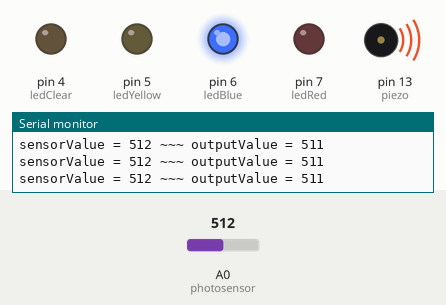
Simulated run of this sketch. Board: Arduino Uno, built with avr-gcc and run on an emulated ATmega328P. Shown: output pins drawn as LEDs (lit = HIGH), buzzer (waves = sounding), the last lines printed to the serial monitor. The test bench sets the inputs (shaded band); at power-on: A0 (photosensor) = 512.

Above: at 1.2 s.
1.3 s: A0 (photosensor) set to 0
At 2.5 s:
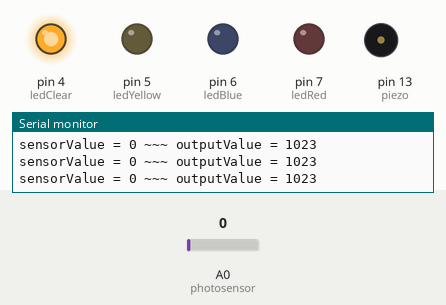
2.8 s: A0 (photosensor) set to 307
4.3 s: A0 (photosensor) set to 330
At 4.9 s:
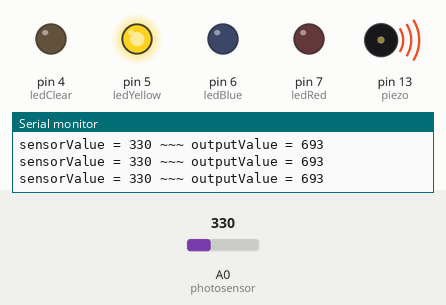
5.8 s: A0 (photosensor) set to 610
At 6.9 s:
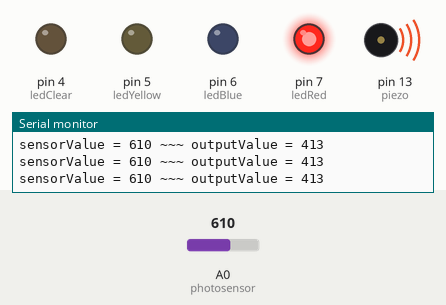
7.3 s: A0 (photosensor) set to 707
At 8.4 s:
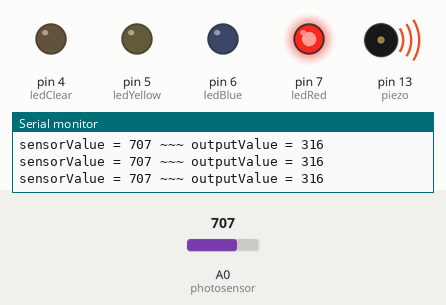
10.3 s: A0 (photosensor) set to 734
At 11.8 s:
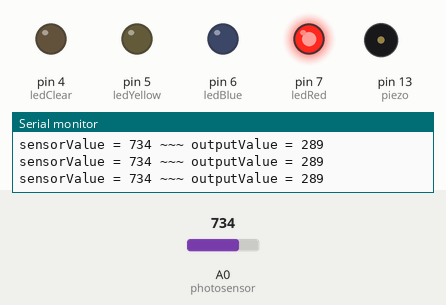
Timing chart, 0 to 13.3 s (numbered marks = the images above; inputs shaded):
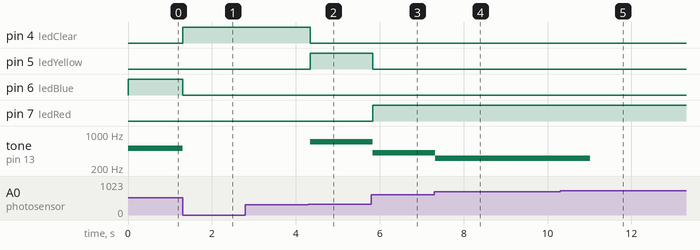

Measured:
- the behaviour switches between 323 and 324 on A0 (photosensor) (found by bisection; images 1 and 2)
- the behaviour switches between 722 and 723 on A0 (photosensor) (found by bisection; images 4 and 5)
- after the input at 1.3 s, pin 4 (ledClear): LOW → HIGH at once; pin 6 (ledBlue): HIGH → LOW at once; tone on pin 13 (piezo): 511 Hz → silent at once
- after the input at 4.3 s, pin 4 (ledClear): HIGH → LOW at once; pin 5 (ledYellow): LOW → HIGH at once; tone on pin 13 (piezo): silent → 693 Hz at once
- after the input at 5.8 s, pin 5 (ledYellow): HIGH → LOW at once; pin 7 (ledRed): LOW → HIGH at once; tone on pin 13 (piezo): 693 Hz → 413 Hz at once
- after the input at 7.3 s, tone on pin 13 (piezo): 413 Hz → 316 Hz at once
- after the input at 10.3 s, tone on pin 13 (piezo): 316 Hz → silent after 0.72 s

The sketch:

led-photosensor-sound.ino
```cpp
// asign inputs-outputs to pins - stay constant
const int ledRed = 7;
const int ledBlue = 6;
const int ledYellow = 5;
const int ledClear = 4;
const int piezo = 13;
const int photosensor = A0;

// variables that will change throughout the loop
int sensorValue = 0;
int outputValue = 0;

// initial setup
void setup() {
  pinMode(piezo, OUTPUT);
  pinMode(ledRed, OUTPUT);
  pinMode(ledBlue, OUTPUT);
  pinMode(ledYellow, OUTPUT);
  pinMode(ledClear, OUTPUT);
  pinMode(photosensor, INPUT);
  Serial.begin(9600);
}

void loop() {

  // read the potenciometer value
  sensorValue = analogRead(photosensor);

  // get photosensor range and remap it to LED range
  outputValue = map(sensorValue, 0, 1023, 1023, 0);


  //  turn on LEDs based on the light coming to the photosesor
  if (outputValue > 300 && outputValue < 500) {
    redOn();
    tone(piezo, outputValue, 750);
  } else if (outputValue > 500 && outputValue < 600) {
    blueOn();
    tone(piezo, outputValue, 750);
  } else if (outputValue > 600 && outputValue < 700) {
    yellowOn();
    tone(piezo, outputValue, 750);
  } else if (outputValue > 700) {
     clearOn();
     noTone(piezo);
  }


  // print the values to Serial for debugging
  Serial.print("sensorValue = ");
  Serial.print(sensorValue);
  Serial.print(" ~~~ ");
  Serial.print("outputValue = ");
  Serial.println(outputValue);

  delay(10);

}


// functions for turning individuals leds on (and the rest off)

void piezoOn() {
  tone(piezo, 400, 100);
}

void redOn() {
  analogWrite(ledRed, 255);
  analogWrite(ledBlue, 0);
  analogWrite(ledYellow, 0);
  analogWrite(ledClear, 0);
}

void blueOn() {
  analogWrite(ledRed, 0);
  analogWrite(ledBlue, 255);
  analogWrite(ledYellow, 0);
  analogWrite(ledClear, 0);
}

void yellowOn() {
  analogWrite(ledRed, 0);
  analogWrite(ledBlue, 0);
  analogWrite(ledYellow, 255);
  analogWrite(ledClear, 0);
}

void clearOn() {
  analogWrite(ledRed, 0);
  analogWrite(ledBlue, 0);
  analogWrite(ledYellow, 0);
  analogWrite(ledClear, 255);
}
```
